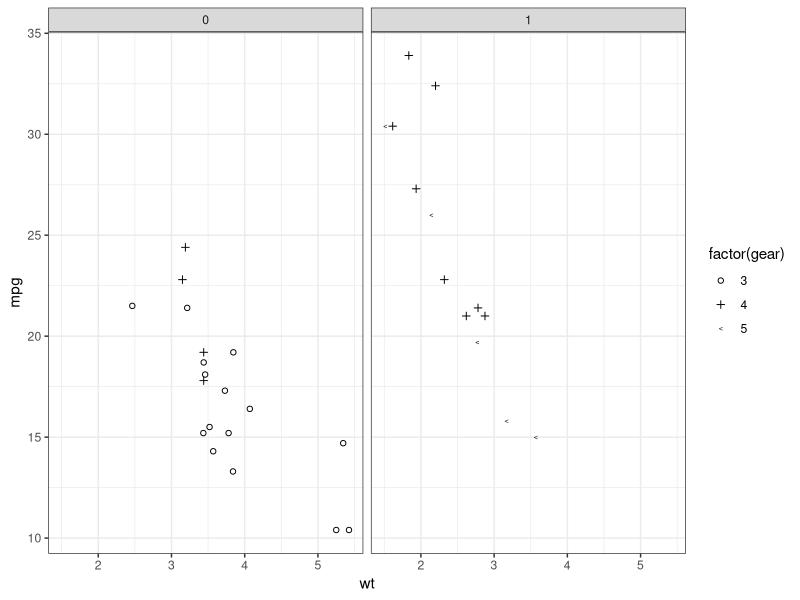
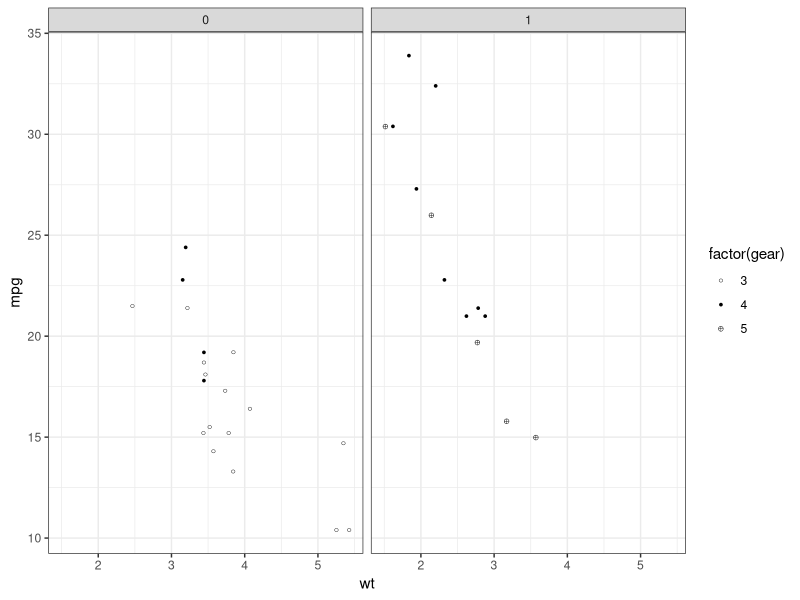

Recreate these plots in R, in order.
library(ggthemes)


### Name: cleveland_shape_pal
### Title: Shape palette from Cleveland "Elements of Graphing Data"
###   (discrete).
### Aliases: cleveland_shape_pal

### ** Examples

###   (discrete).


library("ggplot2")
p <- ggplot(mtcars) +
     geom_point(aes(x = wt, y = mpg, shape = factor(gear))) +
     facet_wrap(~am) +
     theme_bw()
# overlapping symbol palette
p + scale_shape_cleveland()
# non-overlapping symbol palette
p + scale_shape_cleveland(overlap = FALSE)
